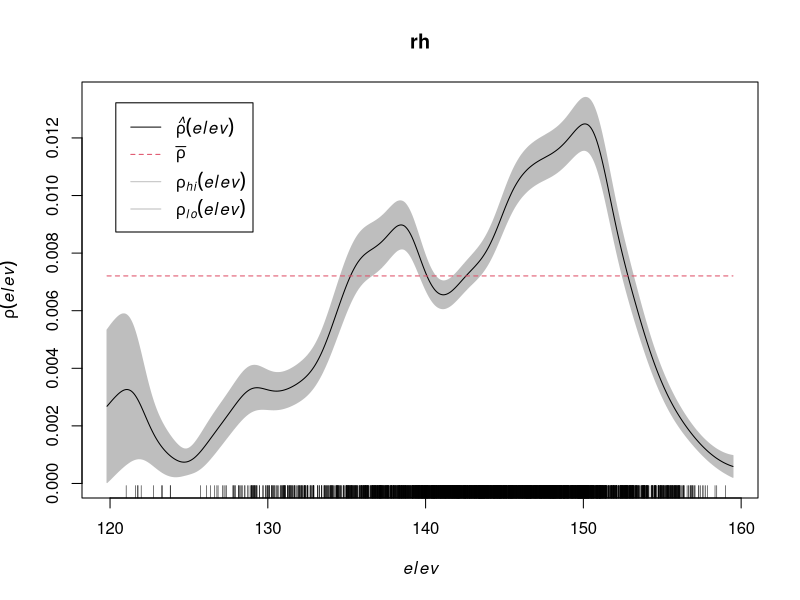

The R source for this figure: (Note: this script raises an error after producing the figure.)
## ---- chunk 1
# This option turns evaluation of R code off in this document. Remove it
# if you use it as a template for solving the lab exercise.
knitr::opts_chunk$set(eval = FALSE)
## ---- chunk 2
library(spatstat)
## ---- chunk 3
    elev <- bei.extra$elev
## ---- chunk 4
    rh <- rhohat(bei, elev)
    plot(rh)
## ---- chunk 5
    l <- solist(pred, ker)
    plot(l, equal.ribbon = TRUE, main = "", 
         main.panel = c("rhohat prediction", "kernel smoothing"))
